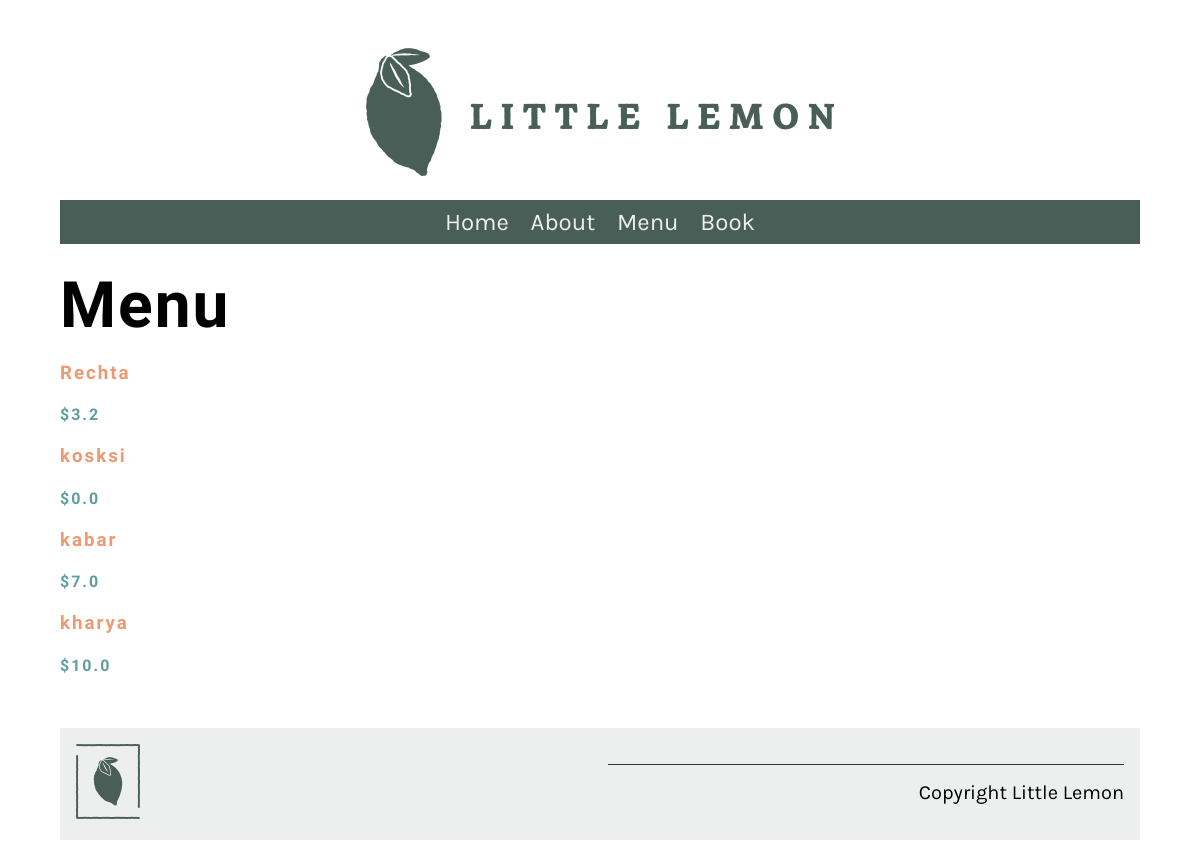
The app's page /menu/ with its own data.
### restaurant/models.py (models this page shows, shortened)
class Menu (models.Model):
   name = models.CharField(max_length=50)
   price = models.FloatField()
   item_description = models.TextField(max_length=1000,default='')

### restaurant/views.py (the view)
# urls.py: path('menu/', views.menu, name="menu"),
def menu (request):
    try:
        menu_data = Menu.objects.all()
    except Menu.DoesNotExist:
        pass
    main_data = {'menu': menu_data}
    return render(request,'menu.html',context=main_data)

### restaurant/templates/menu.html
{% extends 'base.html' %}
{% load static %}
{% block content %}
<h1>Menu</h1>
<div class="column">
    <div>
        {% for item in menu %}
        <div>
            <h3 style="color: coral;">
                <a href="{% url 'item_description' pk=item.pk %}">
                    {{item.name}}
                </a>
            </h3>
        </div>
        <div>
            <h4 style="color: cadetblue;">${{item.price}}</h4>
        </div>
        {% endfor %}
    </div>
</div>
{% endblock %}

### restaurant/templates/base.html (shortened to what this page needs)
{% load static %}
<!DOCTYPE html>
<html lang="en">
  <head>
    <link
      rel="preload"
      as="style"
      href="{% static 'css/style.css' %}"
      onload="this.rel = 'stylesheet'"
    />
  </head>
  <body>
    {% include 'partials/_header.html' %}
    <main>{% block content %} {% endblock %}</main>
    {% include 'partials/_footer.html' %}
  </body>
</html>

### restaurant/templates/partials/_header.html
{% load static %}
<header>
  <img src="{% static 'img/logo.png' %}" />
</header>
<nav>
  <ul>
    <li><a href="{% url 'home' %}">Home</a></li>
    <li><a href="{% url 'about' %}">About</a></li>
    <li><a href="{% url 'menu' %}">Menu</a></li>
    <li><a href="{% url 'book' %}">Book</a></li>
  </ul>
</nav>

### restaurant/templates/partials/_footer.html
{% load static %}
<footer>
    <article>
        <img src="{% static 'img/logo_footer.png' %}" />
    </article>
    <article>
        <p>Copyright Little Lemon</p>
    </article>
</footer>

### restaurant/static/css/style.css (style rules this page uses)
body { font-family: 'Karla', sans-serif; margin-top: 3rem; margin-bottom: 3rem; margin-left: 5%; margin-right: 5%; }
h1, h2, h3, h4, h5, h6 { font-family: 'Markazi Text', serif; letter-spacing: 2px;; }
h1 { font-size: 4rem; margin-top: 1.5rem; margin-bottom: 0; }
p, ul { font-size: 1.25rem;; }
a { color: #EE9972; text-decoration: none; }
header img { display: block; margin-left: auto; margin-right: auto; max-width: 100%; height: auto; }
nav { background-color: #495E57; margin-top: 1rem; margin-bottom: 1rem; margin-bottom: 0px; }
nav ul { list-style: none; font-size: 1.5rem; text-align: center; padding-inline-start: 0rem; margin-bottom: 0px; }
nav ul li { display: inline-block; margin: 0.5rem; }
nav ul a { color: #EDEFEE; text-decoration: none; }
article { flex:1; }
article img { max-width: 100%; }
footer { background-color: #EDEFEE; padding: 1rem; display: flex; gap: 2rem 1rem; }
footer img { max-width: 50%; }
footer p { border-top: #333333; border-style: solid; border-width: 0.1rem; border-bottom: none; border-left: none; border-right: none; text-align: right; padding-top: 1rem;; }
.column { flex-basis: 50%; margin-bottom: 1rem; padding-bottom: 1rem; }

### records on screen
Menu: name "Rechta", price "3.2"
Menu: name "kosksi", price "0.0"
Menu: name "kabar", price "7.0"
Menu: name "kharya", price "10.0"
